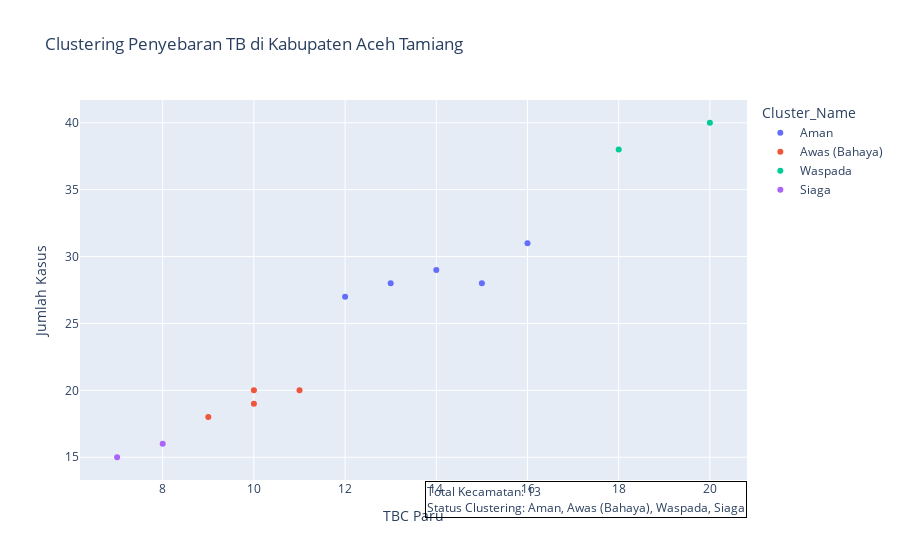

The cell this chart's notebook holds for it:
### Code cell
import plotly.express as px
import plotly.graph_objects as go

# Plot the clustering result
fig = px.scatter(
    df, x='TBC_Paru', y='Jumlah', color='Cluster_Name',
    hover_data={'Kecamatan': True, 'Cluster_Name': True, 'TBC_Paru': True, 'Jumlah': True},
    title='Clustering Penyebaran TB di Kabupaten Aceh Tamiang',
    labels={'TBC_Paru': 'TBC Paru', 'Jumlah': 'Jumlah Kasus'}
)

# Adding total counts and cluster status to the plot
total_kecamatan = df.shape[0]
fig.update_layout(
    annotations=[
        go.layout.Annotation(
            text=f"Total Kecamatan: {total_kecamatan}<br>Status Clustering: {', '.join(df['Cluster_Name'].unique())}",
            align='left',
            showarrow=False,
            xref='paper',
            yref='paper',
            x=1,
            y=-0.1,
            bordercolor='black',
            borderwidth=1
        )
    ]
)

# Show the plot
fig.show()

### Figure 1 — Plotly figure (JSON) as saved in the notebook; plotly's stock layout.template omitted (floating-point values rounded to 4 significant figures)
{"data": [{"customdata": [["Karang Baru", "Aman"], ["Seruway", "Aman"], ["Bendahara", "Aman"], ["Kejuruan Muda", "Aman"], ["Kota Kualasimpang", "Aman"]], "hovertemplate": "Cluster_Name=%{customdata[1]}<br>TBC Paru=%{x}<br>Jumlah Kasus=%{y}<br>Kecamatan=%{customdata[0]}<extra></extra>", "legendgroup": "Aman", "marker": {"color": "#636efa", "symbol": "circle"}, "mode": "markers", "name": "Aman", "orientation": "v", "showlegend": true, "type": "scatter", "x": [15, 12, 14, 13, 16], "xaxis": "x", "y": [28, 27, 29, 28, 31], "yaxis": "y"}, {"customdata": [["Tamiang Hulu", "Awas (Bahaya)"], ["Manyak Payed", "Awas (Bahaya)"], ["Tenggulun", "Awas (Bahaya)"], ["Bandar Pusaka", "Awas (Bahaya)"]], "hovertemplate": "Cluster_Name=%{customdata[1]}<br>TBC Paru=%{x}<br>Jumlah Kasus=%{y}<br>Kecamatan=%{customdata[0]}<extra></extra>", "legendgroup": "Awas (Bahaya)", "marker": {"color": "#EF553B", "symbol": "circle"}, "mode": "markers", "name": "Awas (Bahaya)", "orientation": "v", "showlegend": true, "type": "scatter", "x": [10, 11, 9, 10], "xaxis": "x", "y": [20, 20, 18, 19], "yaxis": "y"}, {"customdata": [["Rantau", "Waspada"], ["Kuala Simpang", "Waspada"]], "hovertemplate": "Cluster_Name=%{customdata[1]}<br>TBC Paru=%{x}<br>Jumlah Kasus=%{y}<br>Kecamatan=%{customdata[0]}<extra></extra>", "legendgroup": "Waspada", "marker": {"color": "#00cc96", "symbol": "circle"}, "mode": "markers", "name": "Waspada", "orientation": "v", "showlegend": true, "type": "scatter", "x": [20, 18], "xaxis": "x", "y": [40, 38], "yaxis": "y"}, {"customdata": [["Banda Mulia", "Siaga"], ["Sekerak", "Siaga"]], "hovertemplate": "Cluster_Name=%{customdata[1]}<br>TBC Paru=%{x}<br>Jumlah Kasus=%{y}<br>Kecamatan=%{customdata[0]}<extra></extra>", "legendgroup": "Siaga", "marker": {"color": "#ab63fa", "symbol": "circle"}, "mode": "markers", "name": "Siaga", "orientation": "v", "showlegend": true, "type": "scatter", "x": [8, 7], "xaxis": "x", "y": [16, 15], "yaxis": "y"}], "layout": {"annotations": [{"align": "left", "bordercolor": "black", "borderwidth": 1, "showarrow": false, "text": "Total Kecamatan: 13<br>Status Clustering: Aman, Awas (Bahaya), Waspada, Siaga", "x": 1, "xref": "paper", "y": -0.1, "yref": "paper"}], "autosize": true, "legend": {"title": {"text": "Cluster_Name"}, "tracegroupgap": 0}, "title": {"text": "Clustering Penyebaran TB di Kabupaten Aceh Tamiang"}, "xaxis": {"anchor": "y", "autorange": true, "domain": [0, 1], "range": [6.207, 20.79], "title": {"text": "TBC Paru"}, "type": "linear"}, "yaxis": {"anchor": "x", "autorange": true, "domain": [0, 1], "range": [12.94, 42.06], "title": {"text": "Jumlah Kasus"}, "type": "linear"}}}
